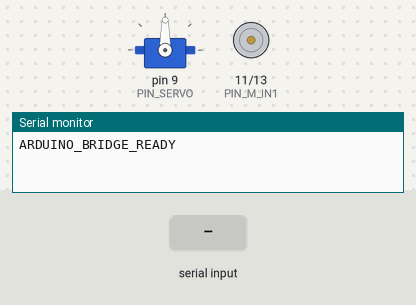
This sketch was run on a simulated Arduino Uno, built with avr-gcc and run on an emulated ATmega328P. Parts: servo, motor-driver pin pairs drawn as motors (green arrow = first pin HIGH = forward, orange = second pin HIGH = backward, longer = more drive, scaled by the enable pin), the last lines printed to the serial monitor. Inputs (shaded band) come from the test bench.

Above: at 1.4 s.
1.5 s: "M 90\n" received over Serial
At 2.5 s:
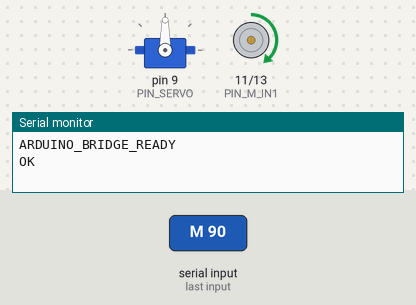
3.0 s: "SUS 90\n" received over Serial
At 3.7 s:
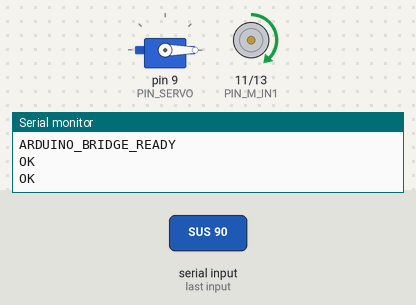
4.5 s: "STOP\n" received over Serial
At 4.8 s:
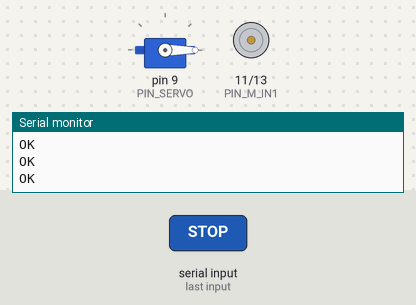
Timing chart, 0 to 7.5 s (numbered marks = the images above; inputs shaded):
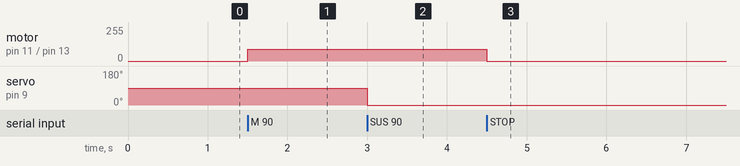

The sketch:

arduino_only_code_d1.ino
```cpp
/* -----------------------------------------------------------
   Arduino Motor + Servo bridge for Raspberry Pi vision brain
   - Motor: L293/TB6612 "M1" (ENA/PWM + IN1 + IN2)
   - Servo: D9 (standard hobby servo for steering)
   - Serial protocol (newline-terminated):
        M <int>      : motor speed -255..255 (sign = direction)
        S <int>      : servo angle 0..180 (optional)
        SUS <int>    : servo microseconds 1000..2000 (preferred)
        STOP         : motor stop (PWM=0)
        PING         : respond "PONG"
   ----------------------------------------------------------- */

#include <Servo.h>

// ====== PIN MAP (edit these three if your shield differs) ======
#define PIN_M_PWM   5     // ENA / PWMA (must be PWM-capable)
#define PIN_M_IN1   11    // IN1
#define PIN_M_IN2   13    // IN2
// If you have a TB6612 with STBY pin, uncomment and set it HIGH
// #define PIN_STBY 12

#define PIN_SERVO   9     // Steering servo on D9

// ====== SERVO LIMITS (tune if needed) ======
const int SERVO_US_MIN = 1000;   // microseconds
const int SERVO_US_MID = 1500;
const int SERVO_US_MAX = 2000;

Servo steer;

void motorStop() {
  analogWrite(PIN_M_PWM, 0);
  digitalWrite(PIN_M_IN1, LOW);
  digitalWrite(PIN_M_IN2, LOW);
}

void motorWrite(int val) {
  // val: -255..255  (sign = direction)
  int pwm = val;
  if (pwm < -255) pwm = -255;
  if (pwm >  255) pwm =  255;

  if (pwm == 0) {
    motorStop();
    return;
  }

  if (pwm > 0) {
    digitalWrite(PIN_M_IN1, HIGH);
    digitalWrite(PIN_M_IN2, LOW);
    analogWrite(PIN_M_PWM, pwm);
  } else {
    digitalWrite(PIN_M_IN1, LOW);
    digitalWrite(PIN_M_IN2, HIGH);
    analogWrite(PIN_M_PWM, -pwm);
  }
}

void setup() {
  pinMode(PIN_M_PWM, OUTPUT);
  pinMode(PIN_M_IN1, OUTPUT);
  pinMode(PIN_M_IN2, OUTPUT);
#ifdef PIN_STBY
  pinMode(PIN_STBY, OUTPUT);
  digitalWrite(PIN_STBY, HIGH);
#endif

  steer.attach(PIN_SERVO, SERVO_US_MIN, SERVO_US_MAX);
  steer.writeMicroseconds(SERVO_US_MID);

  Serial.begin(115200);
  motorStop();
  delay(200);
  Serial.println("ARDUINO_BRIDGE_READY");
}

String line;

void loop() {
  // Read newline-terminated line
  while (Serial.available()) {
    char c = (char)Serial.read();
    if (c == '\r') continue;
    if (c == '\n') {
      line.trim();
      if (line.length()) handleCommand(line);
      line = "";
    } else {
      line += c;
    }
  }
}

void handleCommand(const String& cmd) {
  // Commands:
  // "M <int>", "S <int>", "SUS <int>", "STOP", "PING"
  if (cmd == "STOP") {
    motorStop();
    Serial.println("OK");
    return;
  }
  if (cmd == "PING") {
    Serial.println("PONG");
    return;
  }

  if (cmd.startsWith("M ")) {
    long v = cmd.substring(2).toInt();
    if (v < -255) v = -255;
    if (v >  255) v =  255;
    motorWrite((int)v);
    Serial.println("OK");
    return;
  }

  if (cmd.startsWith("SUS ")) {
    long us = cmd.substring(4).toInt();
    if (us < SERVO_US_MIN) us = SERVO_US_MIN;
    if (us > SERVO_US_MAX) us = SERVO_US_MAX;
    steer.writeMicroseconds((int)us);
    Serial.println("OK");
    return;
  }

  if (cmd.startsWith("S ")) {
    long ang = cmd.substring(2).toInt();
    if (ang < 0) ang = 0;
    if (ang > 180) ang = 180;
    steer.write((int)ang);
    Serial.println("OK");
    return;
  }

  Serial.println("ERR");
}
```

Measured:
- after the input at 1.5 s, motor on pin 11 (PIN_M_IN1) / pin 13 (PIN_M_IN2): stopped → forward 90/255 at once
- after the input at 3.0 s, servo on pin 9 (PIN_SERVO): 90° → 0° at once
- after the input at 4.5 s, motor on pin 11 (PIN_M_IN1) / pin 13 (PIN_M_IN2): forward 90/255 → stopped at once
